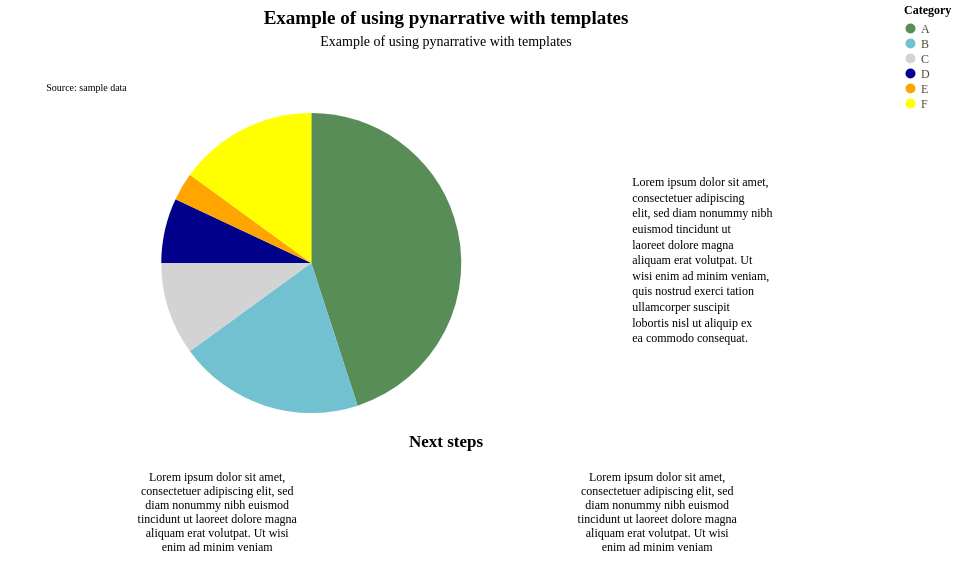

Source (notebook cell):
### Code cell
from pynarrative.templates.mytemplates.pieTemplate import pieTemplate


story = (
    pn.Story(
    #Builing the Story class object
        data = pie,
        width = 550,
        height = 300,
        template = pieTemplate #Using pieTemplate
    )

    #Method invocation
    #Pie chart
    .mark_arc()

    #Data encoding
    .encode(
        theta=alt.Theta(field = "percentage", type = "quantitative"),
        color=alt.Color(field = "cathegory", type = "nominal", title = "Category"),
    )
    
    #Data source
    .add_source(
        text = "Source: sample data",
        position = "top",
        align = "left"
    )
    
    #Title and subtitle
    .add_title(
        title = "Example of using pynarrative with templates",
        subtitle = "Example of using pynarrative with templates",
        align = "center"
    )
    
    .add_context(
        text = "Lorem ipsum dolor sit amet, consectetuer adipiscing elit, sed diam nonummy nibh euismod tincidunt ut laoreet dolore magna aliquam erat volutpat. Ut wisi enim ad minim veniam, quis nostrud exerci tation ullamcorper suscipit lobortis nisl ut aliquip ex ea commodo consequat.",
        position = "right",
    )

    .add_next_steps(
        mode = "horizontal",
        position = "bottom",
        steps = [
            "Lorem ipsum dolor sit amet, consectetuer adipiscing elit, sed diam nonummy nibh euismod tincidunt ut laoreet dolore magna aliquam erat volutpat. Ut wisi enim ad minim veniam",
            "Lorem ipsum dolor sit amet, consectetuer adipiscing elit, sed diam nonummy nibh euismod tincidunt ut laoreet dolore magna aliquam erat volutpat. Ut wisi enim ad minim veniam",
            ]
    )

    .render()
)

story

### Figure 1 — Vega-Lite specification as saved in the notebook (floating-point values rounded to 4 significant figures)
{"config": {"view": {"continuousWidth": 300, "continuousHeight": 300, "strokeWidth": 0}, "axis": {"domainColor": "#d8c9ad", "grid": false, "labelColor": "#594a37", "labelFont": "Montserrat", "labelFontSize": 13, "tickColor": "#d8c9ad", "titleColor": "#000000", "titleFont": "Montserrat", "titleFontSize": 14}, "bar": {"color": "rgb(89, 141, 88)"}, "legend": {"labelColor": "#594a37", "labelFont": "Montserrat", "labelFontSize": 12, "titleColor": "#000000", "titleFont": "Montserrat", "titleFontSize": 12}, "line": {"color": "rgb(89, 141, 88)"}, "mark": {"strokeWidth": 2.5}, "point": {"color": "#000000", "filled": true, "size": 75}, "range": {"category": ["rgb(89, 141, 88)", "rgb(113, 193, 209)", "lightgrey", "darkblue", "orange", "yellow"]}, "title": {"color": "#000000", "font": "Montserrat", "fontSize": 19}}, "vconcat": [{"layer": [{"mark": {"type": "text", "align": "center", "baseline": "top", "color": "#000000", "font": "Montserrat", "fontSize": 19, "fontWeight": "bold", "text": "Example of using pynarrative with templates"}, "encoding": {"x": {"value": 440.0}, "y": {"value": 4}}}, {"mark": {"type": "text", "align": "center", "baseline": "top", "color": "#000000", "font": "Montserrat", "fontSize": 14, "text": "Example of using pynarrative with templates"}, "encoding": {"x": {"value": 440.0}, "y": {"value": 30}}}], "data": {"name": "data-6fad5c34291b82fc9632cbce143d677a"}, "height": 58, "width": 880.0}, {"vconcat": [{"hconcat": [{"layer": [{"data": {"name": "data-2c93598ac956abe3d178d23b225f6331"}, "mark": {"type": "arc"}, "encoding": {"color": {"field": "cathegory", "title": "Category", "type": "nominal"}, "theta": {"field": "percentage", "type": "quantitative"}}}, {"data": {"name": "data-6fad5c34291b82fc9632cbce143d677a"}, "mark": {"type": "text", "align": "left", "baseline": "bottom", "color": "rgb(0, 0, 0)", "font": "Montserrat", "fontSize": 10, "lineBreak": "\n", "text": "Source: sample data"}, "encoding": {"x": {"value": 10}, "y": {"value": -20}}}], "height": 300, "width": 550}, {"layer": [{"mark": {"type": "rect", "color": "rgb(255, 255, 255)", "cornerRadius": 40.0, "opacity": 1.0, "stroke": "transparent", "strokeWidth": 1.875}, "encoding": {"x": {"value": 0}, "x2": {"value": 247.5}, "y": {"value": 39.2}, "y2": {"value": 260.8}}}, {"mark": {"type": "text", "align": "left", "baseline": "top", "color": "rgb(0, 0, 0)", "font": "Montserrat", "fontSize": 12, "fontStyle": "normal", "fontWeight": "normal", "lineBreak": "\n", "lineHeight": 15.6, "text": "Lorem ipsum dolor sit amet,\nconsectetuer adipiscing\nelit, sed diam nonummy nibh\neuismod tincidunt ut\nlaoreet dolore magna\naliquam erat volutpat. Ut\nwisi enim ad minim veniam,\nquis nostrud exerci tation\nullamcorper suscipit\nlobortis nisl ut aliquip ex\nea commodo consequat."}, "encoding": {"x": {"value": 25}, "y": {"value": 64.2}}}], "data": {"name": "data-6fad5c34291b82fc9632cbce143d677a"}, "height": 221.6, "width": 247.5}]}, {"hconcat": [{"layer": [{"mark": {"type": "rect", "color": "rgb(255, 255, 255)", "cornerRadius": 40.0, "opacity": 1.0, "stroke": "transparent", "strokeWidth": 1.875}, "encoding": {"x": {"axis": null, "field": "x", "type": "quantitative"}, "x2": {"field": "x2"}, "y": {"axis": null, "field": "y", "type": "quantitative"}, "y2": {"field": "y2"}}}, {"mark": {"type": "text", "align": "center", "baseline": "top", "clip": true, "color": "rgb(0, 0, 0)", "font": "Montserrat", "fontSize": 12, "lineBreak": "\n", "lineHeight": 14}, "encoding": {"text": {"field": "text", "type": "nominal"}, "x": {"axis": null, "field": "x_mid", "type": "quantitative"}, "y": {"axis": null, "field": "y_text", "type": "quantitative"}}}], "height": 106, "title": {"text": ["Next steps"], "color": "rgb(0, 0, 0)", "font": "Montserrat", "fontSize": 17, "offset": 10}, "width": 880.0}], "center": true, "data": {"name": "data-fa754f6938b4598c8e9efb4b0b66dea7"}}], "center": true}], "center": true, "resolve": {"axis": {"x": "shared", "y": "shared"}}, "$schema": "https://vega.github.io/schema/vega-lite/v6.4.1.json", "datasets": {"data-6fad5c34291b82fc9632cbce143d677a": [{"_": 0}], "data-2c93598ac956abe3d178d23b225f6331": [{"cathegory": "A", "percentage": 45}, {"cathegory": "B", "percentage": 20}, {"cathegory": "C", "percentage": 10}, {"cathegory": "D", "percentage": 7}, {"cathegory": "E", "percentage": 3}, {"cathegory": "F", "percentage": 15}], "data-fa754f6938b4598c8e9efb4b0b66dea7": [{"x": 0, "y": 0, "x2": 240, "y2": 96, "text": "Lorem ipsum dolor sit amet,\nconsectetuer adipiscing elit, sed\ndiam nonummy nibh euismod\ntincidunt ut laoreet dolore magna\naliquam erat volutpat. Ut wisi\nenim ad minim veniam", "x_mid": 120.0, "y_text": 90}, {"x": 250, "y": 0, "x2": 490, "y2": 96, "text": "Lorem ipsum dolor sit amet,\nconsectetuer adipiscing elit, sed\ndiam nonummy nibh euismod\ntincidunt ut laoreet dolore magna\naliquam erat volutpat. Ut wisi\nenim ad minim veniam", "x_mid": 370.0, "y_text": 90}]}}
